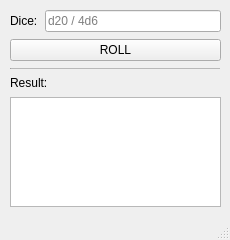
<?xml version="1.0" encoding="UTF-8"?>
<ui version="4.0">
 <class>MainWindow</class>
 <widget class="QMainWindow" name="MainWindow">
  <property name="geometry">
   <rect>
    <x>0</x>
    <y>0</y>
    <width>230</width>
    <height>240</height>
   </rect>
  </property>
  <property name="windowTitle">
   <string>Dice Roller</string>
  </property>
  <widget class="QWidget" name="centralwidget">
   <widget class="QWidget" name="verticalLayoutWidget">
    <property name="geometry">
     <rect>
      <x>10</x>
      <y>10</y>
      <width>211</width>
      <height>197</height>
     </rect>
    </property>
    <layout class="QVBoxLayout" name="verticalLayout">
     <property name="spacing">
      <number>7</number>
     </property>
     <property name="sizeConstraint">
      <enum>QLayout::SetDefaultConstraint</enum>
     </property>
     <item>
      <layout class="QHBoxLayout" name="horizontalLayout">
       <item>
        <widget class="QLabel" name="label_2">
         <property name="text">
          <string>Dice:</string>
         </property>
        </widget>
       </item>
       <item>
        <widget class="QLineEdit" name="lineEdit">
         <property name="statusTip">
          <string/>
         </property>
         <property name="whatsThis">
          <string/>
         </property>
         <property name="placeholderText">
          <string>d20 / 4d6</string>
         </property>
        </widget>
       </item>
      </layout>
     </item>
     <item>
      <widget class="QPushButton" name="pushButton">
       <property name="enabled">
        <bool>true</bool>
       </property>
       <property name="sizePolicy">
        <sizepolicy hsizetype="Minimum" vsizetype="Fixed">
         <horstretch>0</horstretch>
         <verstretch>0</verstretch>
        </sizepolicy>
       </property>
       <property name="text">
        <string>ROLL</string>
       </property>
       <property name="checkable">
        <bool>false</bool>
       </property>
       <property name="checked">
        <bool>false</bool>
       </property>
       <property name="autoRepeat">
        <bool>false</bool>
       </property>
       <property name="default">
        <bool>false</bool>
       </property>
       <property name="flat">
        <bool>false</bool>
       </property>
      </widget>
     </item>
     <item>
      <widget class="Line" name="line">
       <property name="minimumSize">
        <size>
         <width>0</width>
         <height>1</height>
        </size>
       </property>
       <property name="midLineWidth">
        <number>1</number>
       </property>
       <property name="orientation">
        <enum>Qt::Horizontal</enum>
       </property>
      </widget>
     </item>
     <item>
      <widget class="QLabel" name="label">
       <property name="text">
        <string>Result:</string>
       </property>
      </widget>
     </item>
     <item>
      <widget class="QTextEdit" name="textEdit">
       <property name="enabled">
        <bool>true</bool>
       </property>
       <property name="readOnly">
        <bool>true</bool>
       </property>
      </widget>
     </item>
    </layout>
   </widget>
  </widget>
  <widget class="QMenuBar" name="menubar">
   <property name="geometry">
    <rect>
     <x>0</x>
     <y>0</y>
     <width>230</width>
     <height>21</height>
    </rect>
   </property>
  </widget>
  <widget class="QStatusBar" name="statusbar"/>
 </widget>
 <resources/>
 <connections/>
</ui>
